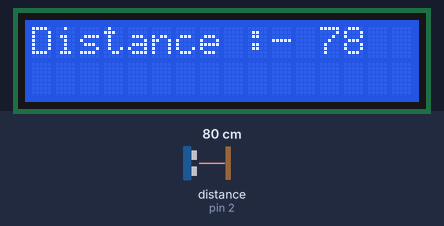
Simulated run of this sketch. Board: Arduino Uno, built with avr-gcc and run on an emulated ATmega328P. Parts: 16×2 character LCD. Wiring (inferred from the names in the program): ultrasonic range finder: trigger pin 3; echo pin 2. The inputs (shaded band) are chosen by the test bench; at power-on: distance to the obstacle (sensor on pin 2) 80 cm. The echo pulse lasts 58.3 µs per cm; what the sketch prints to the serial monitor is not drawn.

Above: at 1.2 s.
1.3 s: distance to the obstacle (sensor on pin 2) set to 2 cm
At 2.1 s:
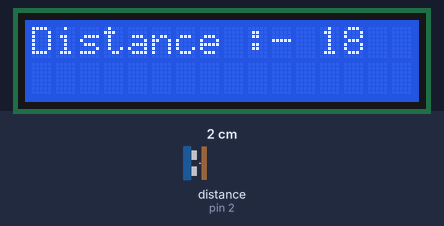
2.8 s: distance to the obstacle (sensor on pin 2) set to 18 cm
At 3.3 s:
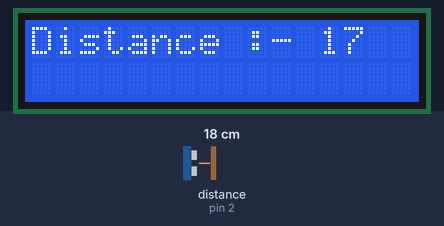
4.3 s: distance to the obstacle (sensor on pin 2) set to 4 cm
At 5.5 s:
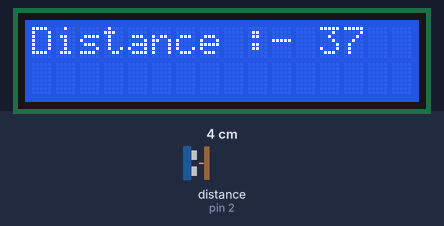
5.8 s: distance to the obstacle (sensor on pin 2) set to 35 cm
At 6.8 s:
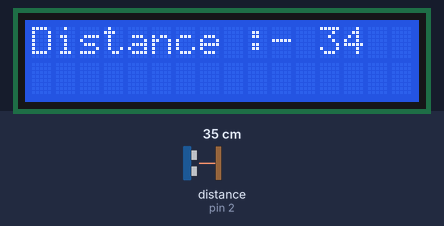
Timing chart, 0 to 8.3 s (numbered marks = the images above; inputs shaded):
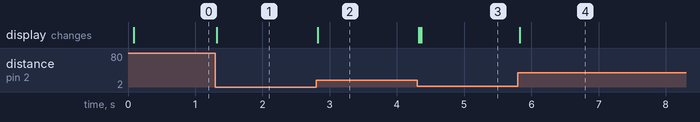

The sketch:

ultrasonic-lcd.ino
```cpp
// ---------------------------------------------------------------- //
// Arduino Ultrasoninc Sensor HC-SR04
// For IIC-Cloud computing and IoT
// Using Arduino IDE 1.8.7
// Using HC-SR04 Module
// Tested on 07 December 2022
// ---------------------------------------------------------------- //

#define echoPin 2 // attach pin D2 Arduino to pin Echo of HC-SR04
#define trigPin 3 //attach pin D3 Arduino to pin Trig of HC-SR04

// defines variables
long duration; // variable for the duration of sound wave travel
int distance; // variable for the distance measurement
#include <Wire.h>
#include <LiquidCrystal_I2C.h>

LiquidCrystal_I2C lcd(0x27,16,2);

void setup() {
  pinMode(trigPin, OUTPUT); // Sets the trigPin as an OUTPUT
  pinMode(echoPin, INPUT); // Sets the echoPin as an INPUT
  Serial.begin(9600); // // Serial Communication is starting with 9600 of baudrate speed
  Serial.println("Ultrasonic Sensor HC-SR04 Test"); // print some text in Serial Monitor
  lcd.init();                      // initialize the lcd
    lcd.backlight();
}
void loop() {
  // Clears the trigPin condition
  digitalWrite(trigPin, LOW);
  delayMicroseconds(2);
  // Sets the trigPin HIGH (ACTIVE) for 10 microseconds
  digitalWrite(trigPin, HIGH);
  delayMicroseconds(10);
  digitalWrite(trigPin, LOW);
  // Reads the echoPin, returns the sound wave travel time in microseconds
  duration = pulseIn(echoPin, HIGH);
  // Calculating the distance
  distance = duration * 0.034 / 2; // Speed of sound wave divided by 2 (go and back)
  // Displays the distance on the Serial Monitor
  Serial.print("Distance: ");
  Serial.print(distance);
  Serial.println(" cm");
  lcd.setCursor(0,0);
  lcd.print("Distance :- ");
  lcd.print(distance);

}
```

Measured:
- after the input at 1.3 s, the display: changes at once (image 1)
- after the input at 2.8 s, the display: changes at once (image 2)
- after the input at 4.3 s, the display: changes at once (image 3)
- after the input at 5.8 s, the display: changes at once (image 4)
